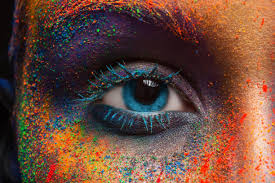
#> input picture WEEK_3/Lab1_1/images/img1.jpeg, 275 x 183 px; its folder holds only this picture in this run
$ jupyter execute --allow-errors Lab1_1.ipynb   (shell and % lines are left out)
#> lines starting #> are read from the running program, lines starting #| are printed output that depends on the picture; after the words box and inside, x2 and y2 are one past the last pixel; in counts of white or black regions, pixels touching at a corner belong together
# Lab 1.1: OpenCV Image Preprocessing Pipeline
Module 3: Computer Vision and Image Processing

**Objective:** Build a preprocessing pipeline to:
- Load and standardize images to uniform size
- Apply color space conversions (BGR to RGB)
- Enhance edge detection quality
- Improve image quality for downstream processing

[cell 1]
# Import required libraries
import cv2
import numpy as np
import os
import matplotlib.pyplot as plt

[cell 2]
# Configuration parameters
IMAGE_FOLDER = "images"
TARGET_SIZE = (640, 640)

[cell 3]
def load_images(folder, limit=5):
    """Load images from folder and print metadata"""
#> called with folder = 'images', limit = 5
    image_paths = [os.path.join(folder, f) for f in os.listdir(folder)[:limit]]
    images = []

    print("----- IMAGE INFORMATION -----")
    for path in image_paths:
        img = cv2.imread(path)
#> img is the input picture: shape (183, 275, 3); mean B, G, R 59.9, 72.9, 106.2
        if img is None:
            continue

        images.append(img)

        # Display image properties
        print(f"\nFile: {os.path.basename(path)}")
        print(f"  Shape: {img.shape}")
#|   Shape: (183, 275, 3)
        print(f"  Height: {img.shape[0]} px")
#|   Height: 183 px
        print(f"  Width: {img.shape[1]} px")
#|   Width: 275 px
        print(f"  Channels: {img.shape[2]}")
#|   Channels: 3
        print(f"  Data Type: {img.dtype}")
#|   Data Type: uint8

    return images

# Load sample images
images = load_images(IMAGE_FOLDER)
#> images = 1 item

[cell 4]
def convert_bgr_to_rgb(img):
    """Convert OpenCV BGR to standard RGB color space"""
    return cv2.cvtColor(img, cv2.COLOR_BGR2RGB)

# Convert all images to RGB for display
rgb_images = [convert_bgr_to_rgb(img) for img in images]
#> rgb_images = 1 item

# Display first few images
plt.figure(figsize=(12, 4))

[cell 5]
def simple_resize(img, size=(640, 640)):
    """Simple resize - may distort aspect ratio"""
    return cv2.resize(img, size)

def letterbox_resize(img, target_size=(640, 640)):
    """Letterbox resize - preserves aspect ratio with padding"""
#> called with target_size = (640, 640)
    h, w = img.shape[:2]
#> h = 183; w = 275

    # Calculate scaling factor to fit within target size
    scale = min(target_size[0] / h, target_size[1] / w)
#> scale = 2.33

    new_w = int(w * scale)
#> new_w = 640
    new_h = int(h * scale)
#> new_h = 425

    # Resize image
    resized = cv2.resize(img, (new_w, new_h))
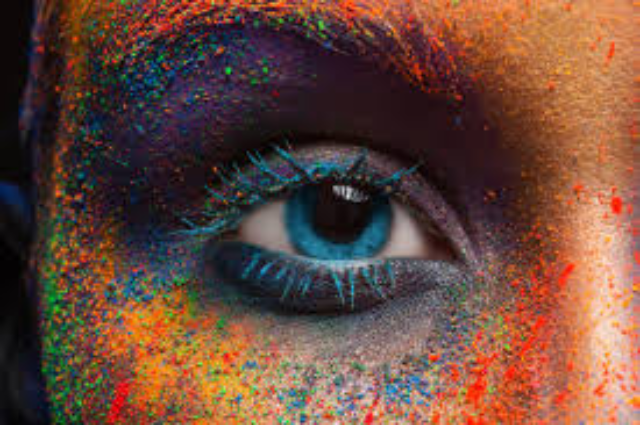
#> resized: shape (425, 640, 3); mean R, G, B 106, 72.8, 59.8

[cell 6]
def apply_histogram_equalization(img):
    """Enhance contrast using histogram equalization in YCrCb color space"""
    # Convert to YCrCb (Y = luminance, Cr/Cb = chrominance)
    ycrcb = cv2.cvtColor(img, cv2.COLOR_RGB2YCrCb)

    # Apply histogram equalization only to luminance (Y channel)
    # This preserves color while enhancing contrast
    ycrcb[:, :, 0] = cv2.equalizeHist(ycrcb[:, :, 0])

    # Convert back to RGB
    return cv2.cvtColor(ycrcb, cv2.COLOR_YCrCb2RGB)

# Apply preprocessing to one image
#> (the rest of this cell did not finish here and is left out)

#> (a cell that did not finish here is left out)

[cell 8]
def preprocess_image(img):
    """Complete preprocessing pipeline"""
    # 1. Convert BGR to RGB
    img = cv2.cvtColor(img, cv2.COLOR_BGR2RGB)

    # 2. Resize using letterbox to preserve aspect ratio
    img = letterbox_resize(img, TARGET_SIZE)

    # 3. Enhance contrast with histogram equalization
    img = apply_histogram_equalization(img)

    # 4. Normalize to [0, 1] range
    img = img / 255.0

    return img

# Test the complete pipeline
#> (the rest of this cell did not finish here and is left out)

[cell 9]
def count_edges(img):
    """Detect edges using Canny algorithm and count detected pixels"""
    # Convert normalized image back to uint8 if needed
    if img.max() <= 1.0:
        img = (img * 255).astype(np.uint8)

    # Convert to grayscale if color image
    if len(img.shape) == 3:
        img = cv2.cvtColor(img, cv2.COLOR_RGB2GRAY)
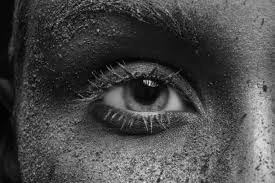
#> img: shape (183, 275); min 0, max 239, mean 72.8

    # Apply Canny edge detection
    edges = cv2.Canny(img, 100, 200)
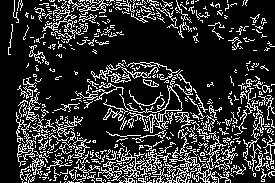
#> edges: shape (183, 275); 19.1% white in thin lines or dots

    # Count white pixels (edges)
    edge_count = np.sum(edges > 0)
#> edge_count = 9588

    return edges, edge_count

# Compare edge detection: before and after preprocessing
raw_edges, raw_count = count_edges(images[0])
#> raw_count = 9588
#> (the rest of this cell did not finish here and is left out)

$ run again, on WEEK_3/Lab1_1/images/img2.jpeg
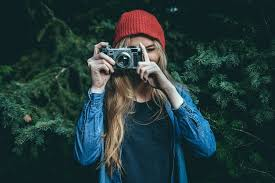
#> input picture WEEK_3/Lab1_1/images/img2.jpeg, 275 x 183 px
#> in load_images, img is the input picture: shape (183, 275, 3); mean B, G, R 56.9, 56.7, 35.6
#|   Shape: (183, 275, 3)
#|   Height: 183 px
#|   Width: 275 px
#|   Channels: 3
#|   Data Type: uint8
#> images = 1 item
#> in count_edges, `img = cv2.cvtColor(img, cv2.COLOR_RGB2GRAY)`:
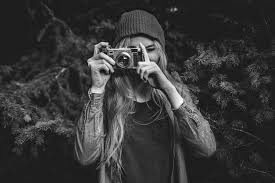
#> img: shape (183, 275); min 4, max 253, mean 54.4
#> in count_edges, `edges = cv2.Canny(img, 100, 200)`:
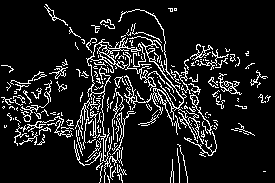
#> edges: shape (183, 275); 11.4% white in thin lines or dots
#> edge_count = 5739

$ run again, on WEEK_3/Lab1_1/images/img3.jpg
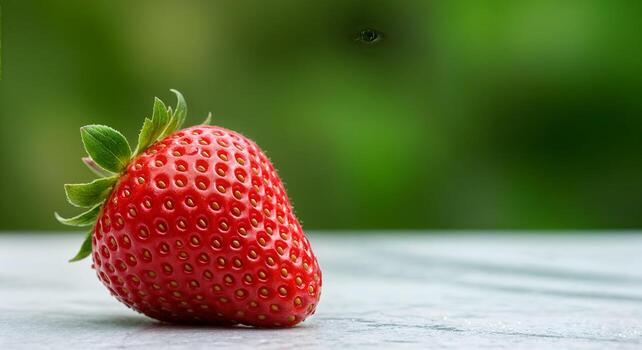
#> input picture WEEK_3/Lab1_1/images/img3.jpg, 642 x 350 px
#> in load_images, img is the input picture: shape (350, 642, 3); mean B, G, R 73.5, 116.1, 112.3
#|   Shape: (350, 642, 3)
#|   Height: 350 px
#|   Width: 642 px
#|   Channels: 3
#|   Data Type: uint8
#> images = 1 item
#> in count_edges, `img = cv2.cvtColor(img, cv2.COLOR_RGB2GRAY)`:
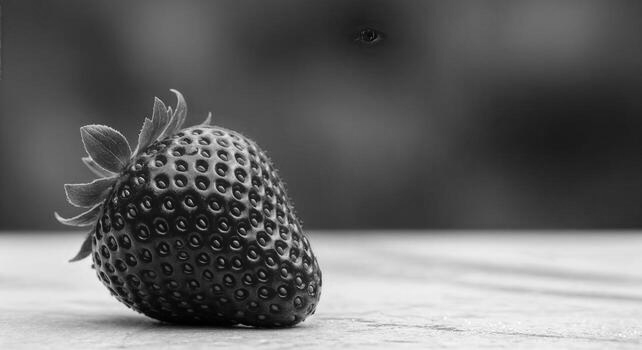
#> img: shape (350, 642); min 1, max 254, mean 102.9
#> in count_edges, `edges = cv2.Canny(img, 100, 200)`:
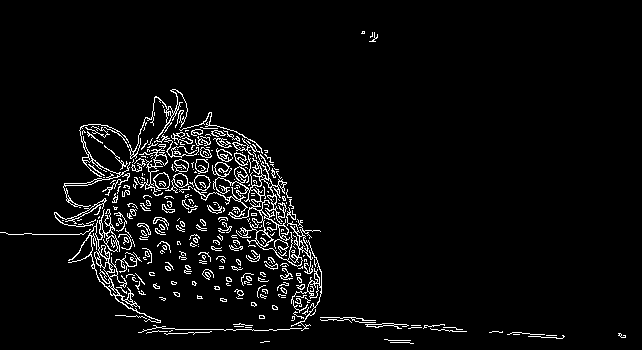
#> edges: shape (350, 642); 4.5% white in thin lines or dots, all inside (x1, y1, x2, y2) = (0, 31, 626, 344)
#> edge_count = 10120

$ run again, on WEEK_3/Lab1_1/images/img4.jpg
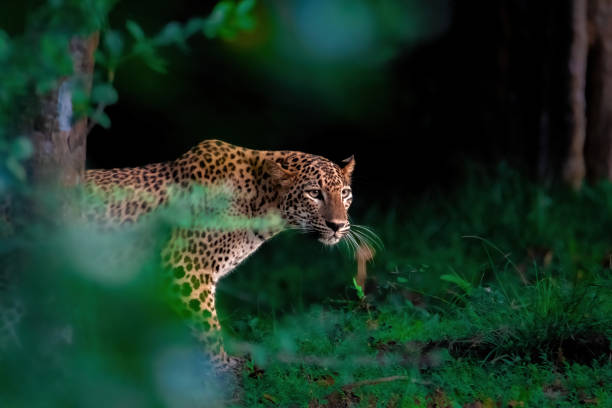
#> input picture WEEK_3/Lab1_1/images/img4.jpg, 612 x 408 px
#> in load_images, img is the input picture: shape (408, 612, 3); mean B, G, R 36.3, 51.6, 25.5
#|   Shape: (408, 612, 3)
#|   Height: 408 px
#|   Width: 612 px
#|   Channels: 3
#|   Data Type: uint8
#> images = 1 item
#> in count_edges, `img = cv2.cvtColor(img, cv2.COLOR_RGB2GRAY)`:
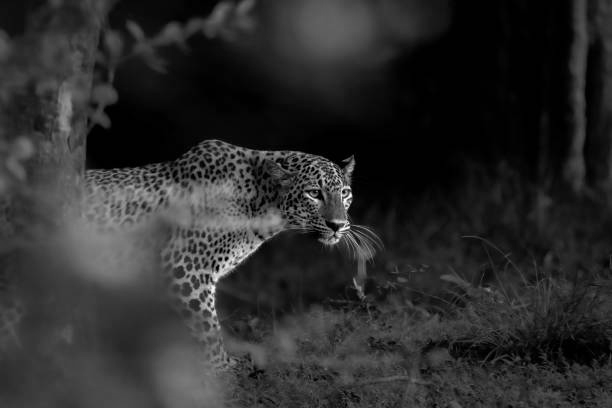
#> img: shape (408, 612); min 0, max 252, mean 44
#> in count_edges, `edges = cv2.Canny(img, 100, 200)`:
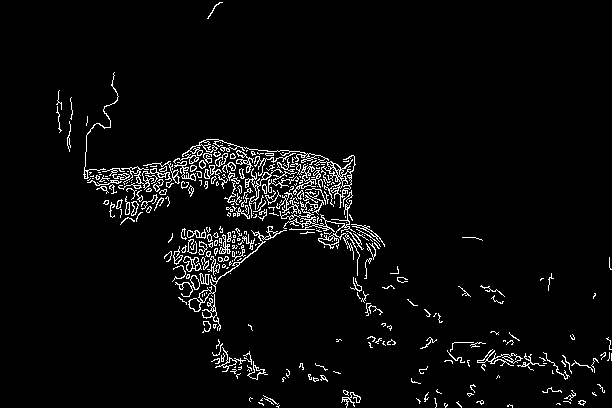
#> edges: shape (408, 612); 4% white in thin lines or dots
#> edge_count = 9930
